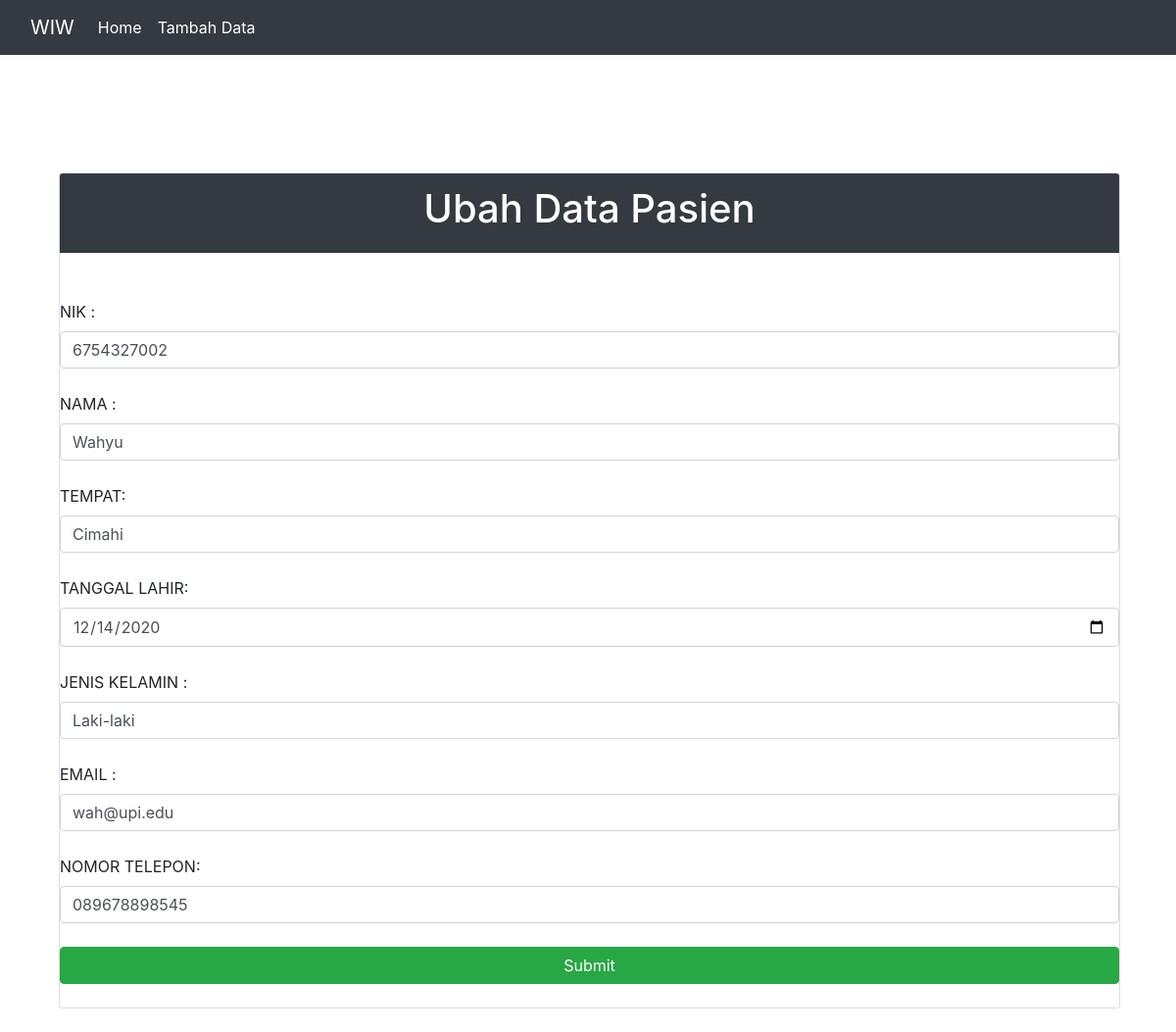
Screenshot of /mvp_php/index.php?id_edit=2 with the database file from the repository.
### tables this page shows
CREATE TABLE `pasien` (
  `id` int(11) NOT NULL,
  `nik` varchar(100) NOT NULL,
  `nama` varchar(100) NOT NULL,
  `tempat` varchar(100) NOT NULL,
  `tl` varchar(100) NOT NULL,
  `gender` varchar(10) NOT NULL,
  `email` varchar(100) NOT NULL,
  `telp` varchar(100) NOT NULL
);

### mvp_php/model/DB.class.php (called while the page is built, shortened)
<?php
class DB
{
	var $db_host = '';
	var $db_user = '';
	var $db_password = '';
	var $db_name = '';
	var $db_link = '';
	function __construct($db_host = '', $db_user = '', $db_password = '', $db_name = '')
	{
		$this->db_host = $db_host;
		$this->db_user = $db_user;
		$this->db_password = $db_password;
		$this->db_name = $db_name;
	}
	function open()
	{
		$this->db_link = mysqli_connect($this->db_host, $this->db_user, $this->db_password, $this->db_name);
	}
	function execute($query = "")
	{
		$this->result = mysqli_query($this->db_link, $query);
		return $this->result;
	}
}

### mvp_php/model/TabelPasien.class.php (called while the page is built, shortened)
<?php
class TabelPasien extends DB
{
	function getPasienById($id)
    {
        $query = "SELECT * FROM pasien WHERE pasien.id=$id";
        return $this->execute($query);
    }
}

### mvp_php/presenter/ProsesPasien.php (called while the page is built, shortened)
<?php
class ProsesPasien implements KontrakPresenter
{
	private $tabelpasien;
	function __construct()
	{
		try {
			$db_host = "localhost";
			$db_user = "root";
			$db_password = "";
			$db_name = "mvp_php";
			$this->tabelpasien = new TabelPasien($db_host, $db_user, $db_password, $db_name);
		} catch (Exception $e) {
			echo "wiw error" . $e->getMessage();
		}
	}
	function prosesDataPasienById($id)
	{
		try {
			$this->tabelpasien->open();
			$this->tabelpasien->getPasienById($id);
		} catch (Exception $e) {
			echo "wiw error part 2" . $e->getMessage();
		}
	}
}

### mvp_php/view/TampilPasien.php (called while the page is built, shortened)
<?php
include("presenter/ProsesPasien.php");
class TampilPasien implements KontrakView
{
	private $prosespasien;
	function __construct()
	{
		$this->prosespasien = new ProsesPasien();
	}
	public function formUpdate($data)
	{
		$this->prosespasien->prosesDataPasienById($data);
	}
}

### mvp_php/model/Template.class.php (the view, shortened to what this page needs)
<?php
class Template{
	var $content = '';
	function __construct($filename = ''){
		$this->content = implode('', @file($filename));
	}
	function clear(){
		$this->content = preg_replace("/DATA_[A-Z|_|0-9]+/", "", $this->content);
	}
	function write(){
		print $this->content;
	}
	function replace($old = '', $new = ''){
		if(is_int($new)){
			$value = sprintf("%d", $new);
		}elseif(is_float($new)){
			$value = sprintf("%f", $new);
		}elseif(is_array($new)){
			$value = '';
			foreach( $new as $item){
				$value .= $item. '';
			}
		}else{
			$value = $new;
		}
		$this->content = preg_replace("/$old/",  $value, $this->content);
	}
}

### rows the page displays
pasien: nik "6754327002", nama "Wahyu", tempat "Cimahi", tl "12/14/2020", gender "Laki-laki", email "wah@upi.edu", telp "089678898545"
